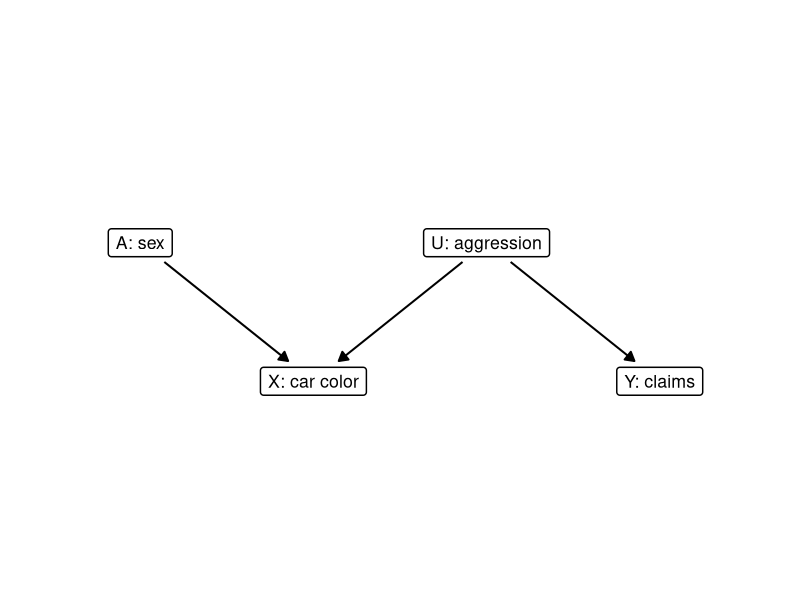
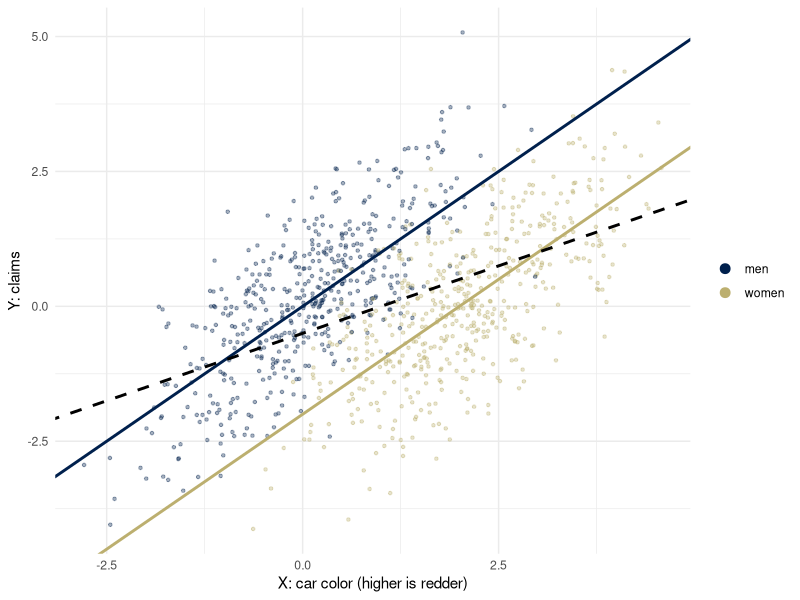
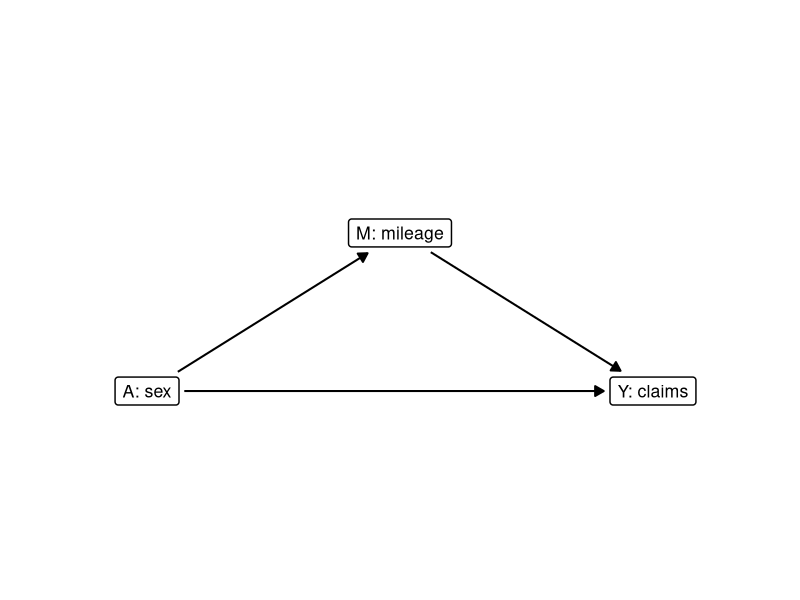
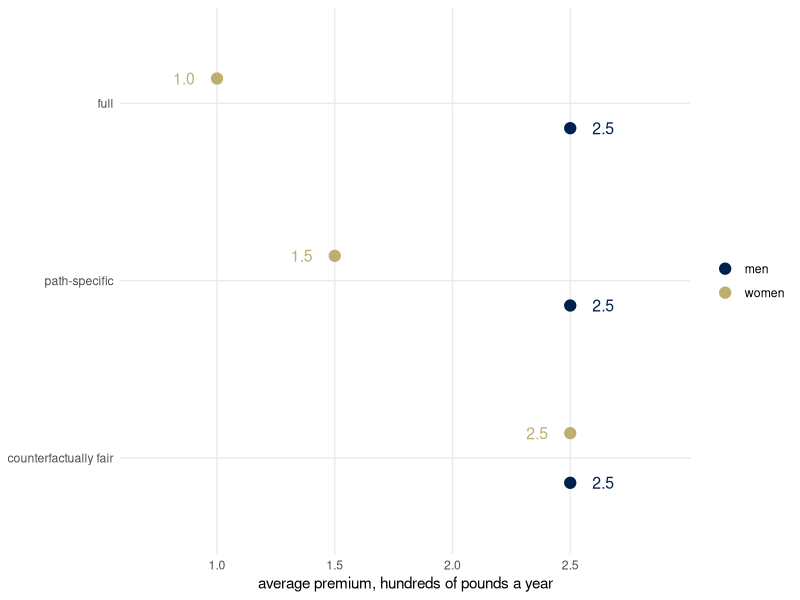

These figures' R source, in order:
## ---- chunk 1
library(ggplot2)
library(dplyr)
theme_set(theme_minimal())
set.seed(313)
# cividis: viridisLite::cividis(9)[c(1, 3, 5, 6, 7, 9)]
navy <- "#00204D"; slate <- "#414D6B"; cgray <- "#7C7B78"; khaki <- "#9B9477"; gold <- "#BCAF6F"; yellow <- "#FFEA46"
two <- c(navy, gold)               # the two groups, wherever there are two

# Causal graphs. Nodes are letters in circles, or words in boxes (boxes = TRUE). A node's
# size is fixed on the page, in inches; draw_dag measures the device and stops every arrow
# `gap` inches short of its nodes. From weeks 3 to 5.
draw_dag <- function(nodes, edges, dashed = character(0), highlight = character(0), boxes = FALSE,
                     text_size = 7, xlim = c(-0.5, 2.5), ylim = c(-0.4, 1.4), strip_size = 18,
                     gap = 0.05) {
  if (!"panel" %in% names(nodes)) { nodes$panel <- ""; edges$panel <- "" }
  pad <- unit(0.35, "lines"); border <- 0.5; dot <- 16; stroke <- 0.8; lw <- c(black = 0.7, gold = 1.5)
  p <- ggplot() +
    facet_wrap(~ panel, nrow = 1) +
    coord_fixed(xlim = xlim, ylim = ylim) +
    theme_void() +
    theme(strip.text = element_text(size = strip_size), panel.spacing = unit(1.5, "lines"))
  p <- if (boxes) {
    p + geom_label(data = nodes, aes(x, y, label = name), size = text_size, label.size = border,
                   label.padding = pad)
  } else {
    p + geom_point(data = nodes, aes(x, y), size = dot, shape = 21, fill = "white", stroke = stroke) +
      geom_text(data = nodes, aes(x, y, label = name), size = text_size, parse = TRUE)
  }
  inch <- function(u, f) f(u, "in", valueOnly = TRUE)
  g <- ggplotGrob(p)
  pp <- ggplot_build(p)$layout$panel_params[[1]]
  per_unit <- min((dev.size("in")[1] - sum(inch(g$widths, grid::convertWidth))) /
                    (length(unique(nodes$panel)) * diff(pp$x.range)),
                  (dev.size("in")[2] - sum(inch(g$heights, grid::convertHeight))) / diff(pp$y.range))
  if (boxes) {
    text <- lapply(as.character(nodes$name), grid::textGrob, gp = grid::gpar(fontsize = text_size * .pt))
    nodes$hw <- (sapply(text, \(t) inch(grid::grobWidth(t), grid::convertWidth)) / 2 +
                   inch(pad, grid::convertWidth) + border * .pt / 96 / 2) / per_unit
    nodes$hh <- (sapply(text, \(t) inch(grid::grobHeight(t), grid::convertHeight)) / 2 +
                   inch(pad, grid::convertHeight) + border * .pt / 96 / 2) / per_unit
  } else {
    nodes$hw <- nodes$hh <- (0.375 * (dot * .pt + stroke * .stroke / 2) / 72 +
                               stroke * .stroke / 2 / 96 / 2) / per_unit
  }
  e <- edges |>
    left_join(nodes, by = c("panel", "from" = "name")) |>
    rename(x0 = x, y0 = y, hw0 = hw, hh0 = hh) |>
    left_join(nodes, by = c("panel", "to" = "name")) |>
    mutate(dx = x - x0, dy = y - y0, len = sqrt(dx^2 + dy^2), ux = dx / len, uy = dy / len,
           col = ifelse(paste(from, to) %in% highlight, "#BCAF6F", "black"),
           style = ifelse(paste(from, to) %in% dashed, "dashed", "solid"),
           g0 = gap / per_unit,
           g1 = (gap + ifelse(col == "black", lw[["black"]], lw[["gold"]]) * .pt / 96 / 2) / per_unit,
           s0 = if (boxes) pmin((hw0 + g0) / pmax(abs(ux), 1e-9), (hh0 + g0) / pmax(abs(uy), 1e-9)) else hw0 + g0,
           s1 = if (boxes) pmin((hw + g1) / pmax(abs(ux), 1e-9), (hh + g1) / pmax(abs(uy), 1e-9)) else hw + g1,
           xs = x0 + s0 * ux, ys = y0 + s0 * uy, xe = x - s1 * ux, ye = y - s1 * uy)
  p + geom_segment(data = e, aes(x = xs, y = ys, xend = xe, yend = ye, linetype = style, color = col),
                   arrow = arrow(length = unit(0.25, "cm"), type = "closed"),
                   linewidth = ifelse(e$col == "black", lw[["black"]], lw[["gold"]]), show.legend = FALSE) +
    scale_linetype_identity() + scale_color_identity()
}

# The mileage world (as in the slides), and the version with an interaction.
mu0 <- 10; alpha <- -4; beta <- 0.25; gamma <- -0.5; var_UM <- 4; pA <- 1/2
NDE <- gamma; NIE <- alpha * beta; TE <- NDE + NIE
var_M <- alpha^2 * pA * (1 - pA) + var_UM
slope_refit <- beta + gamma * alpha * pA * (1 - pA) / var_M
R2 <- alpha^2 * pA * (1 - pA) / var_M
delta <- -0.05
TE_i   <- gamma + alpha * beta + delta * (mu0 + alpha)
NDE0_i <- gamma + delta * mu0;           NIE1_i <- alpha * (beta + delta)
NDE1_i <- gamma + delta * (mu0 + alpha); NIE0_i <- alpha * beta
stopifnot(abs(NDE + 0.5) < 1e-12, abs(NIE + 1) < 1e-12, abs(TE + 1.5) < 1e-12,
          abs(var_M - 8) < 1e-12, abs(slope_refit - 0.3125) < 1e-12, abs(R2 - 0.5) < 1e-12,
          abs(alpha * slope_refit - (NIE + R2 * NDE)) < 1e-12,
          abs(TE_i + 1.8) < 1e-12, abs(NDE0_i + 1) < 1e-12, abs(NIE1_i + 0.8) < 1e-12,
          abs(NDE1_i + 0.8) < 1e-12, abs(NIE0_i + 1) < 1e-12,
          abs(NDE0_i + NIE1_i - TE_i) < 1e-12, abs(NDE1_i + NIE0_i - TE_i) < 1e-12,
          abs(NDE0_i + NIE0_i - (TE_i - alpha * delta)) < 1e-12)

# A simulated check of the mileage world's premiums and of the refit on mileage alone.
n_mw <- 200000
mw_sim <- data.frame(A = rbinom(n_mw, 1, pA)) |>
  mutate(M = mu0 + alpha * A + rnorm(n_mw, sd = sqrt(var_UM)),
         Y = gamma * A + beta * M + rnorm(n_mw),
         full = gamma * A + beta * M, ps = beta * M, cf = beta * (M - alpha * A))
refit_sim <- coef(lm(Y ~ M, data = mw_sim))[["M"]]
## ---- chunk 2
rc <- data.frame(name = c("A: sex", "X: car color", "U: aggression", "Y: claims"),
                 x = c(0, 1.25, 2.5, 3.75), y = c(1, 0, 1, 0))
draw_dag(rc, data.frame(from = c("A: sex", "U: aggression", "U: aggression"),
                        to = c("X: car color", "X: car color", "Y: claims")),
         boxes = TRUE, text_size = 4.5, xlim = c(-0.75, 4.5), ylim = c(-0.3, 1.3))
## ---- chunk 3
n <- 1000
A <- rbinom(n, 1, 1/2)          # 1 for a woman
U <- rnorm(n)                   # aggression, never observed
X <- 2 * A + U                  # car color
Y <- U + rnorm(n)               # claims
coef(lm(Y ~ X))                 # the price from X alone
coef(lm(Y ~ X + A))             # the price from X and A
## ---- chunk 4
car <- data.frame(X, Y, group = factor(A, levels = c(0, 1), labels = c("men", "women")))
ggplot(car, aes(X, Y, color = group)) +
  geom_point(alpha = 0.35, size = 0.9) +
  geom_abline(intercept = 0, slope = 1, color = navy, linewidth = 1) +
  geom_abline(intercept = -2, slope = 1, color = gold, linewidth = 1) +
  geom_abline(intercept = -1/2, slope = 1/2, color = "black", linetype = "dashed", linewidth = 1) +
  scale_color_manual(values = two, name = NULL) +
  labs(x = "X: car color (higher is redder)", y = "Y: claims") +
  guides(color = guide_legend(override.aes = list(alpha = 1, size = 3)))
## ---- chunk 5
mw <- data.frame(name = c("A: sex", "M: mileage", "Y: claims"), x = c(0, 1.6, 3.2), y = c(0, 1, 0))
draw_dag(mw, data.frame(from = c("A: sex", "M: mileage", "A: sex"), to = c("M: mileage", "Y: claims", "Y: claims")),
         boxes = TRUE, text_size = 4.5, xlim = c(-0.7, 3.9), ylim = c(-0.3, 1.3))
## ---- chunk 6
prem <- data.frame(
  predictor = rep(c("full", "path-specific", "counterfactually fair"), each = 2),
  group = rep(c("men", "women"), 3),
  mean = c(beta * mu0, gamma + beta * (mu0 + alpha), beta * mu0, beta * (mu0 + alpha), beta * mu0, beta * mu0))
lev <- c("counterfactually fair", "path-specific", "full")
prem |>
  mutate(row = match(predictor, lev), y = row + ifelse(group == "women", 0.14, -0.14)) |>
  ggplot(aes(mean, y, color = group)) +
  geom_point(size = 3.5) +
  geom_text(aes(x = mean + ifelse(group == "women", -0.14, 0.14), label = sprintf("%.1f", mean)),
            size = 4, show.legend = FALSE) +
  scale_color_manual(values = two, name = NULL) +
  scale_x_continuous(limits = c(0.7, 2.9), breaks = c(1, 1.5, 2, 2.5)) +
  scale_y_continuous(breaks = 1:3, labels = lev, limits = c(0.6, 3.4)) +
  labs(x = "average premium, hundreds of pounds a year", y = NULL) +
  theme(panel.grid.minor = element_blank())
